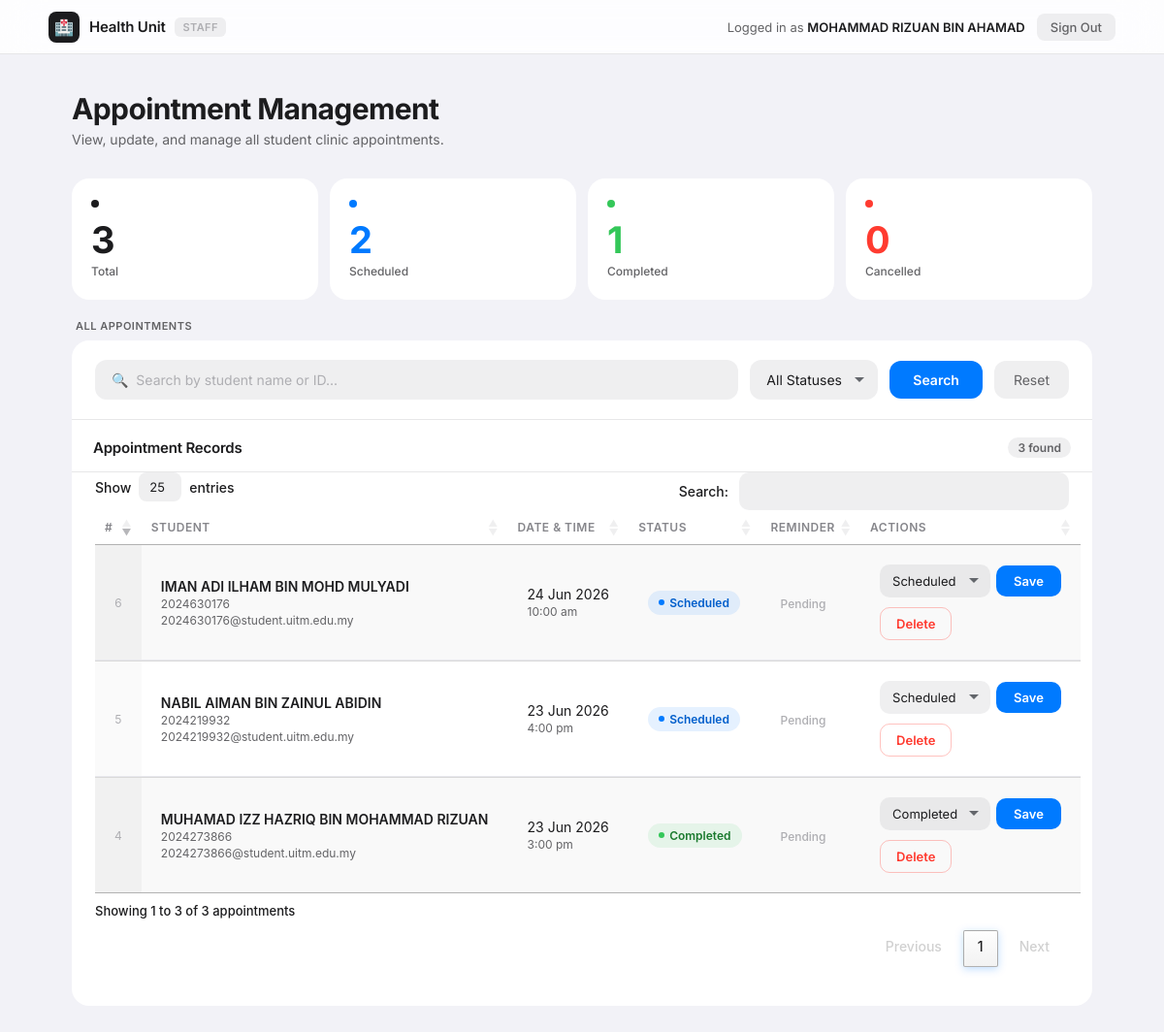
The page /staff/staff_dashboard.php (signed in) on the database its author committed.
### tables this page shows
CREATE TABLE `appointments` (
  `id` int(11) NOT NULL,
  `studentno` varchar(20) NOT NULL,
  `appointment_datetime` datetime NOT NULL,
  `status` varchar(20) DEFAULT 'Scheduled',
  `check_in` enum('coming','not_coming') DEFAULT NULL,
  `reminder_sent` tinyint(1) DEFAULT 0
);

CREATE TABLE `students` (
  `studentno` varchar(20) NOT NULL,
  `studentname` varchar(200) NOT NULL,
  `studenticno` varchar(20) DEFAULT NULL,
  `studentemail` varchar(100) DEFAULT NULL,
  `studentemailuitm` varchar(100) DEFAULT NULL,
  `password` varchar(255) DEFAULT NULL,
  `studentphoneno` varchar(100) DEFAULT NULL,
  `programcode` varchar(8) NOT NULL,
  `modeid` varchar(50) DEFAULT NULL,
  `semesterintake` varchar(200) DEFAULT NULL,
  `semestercompleted` varchar(200) DEFAULT NULL,
  `currentcgpa` decimal(4,2) DEFAULT NULL,
  `campuscode` varchar(10) NOT NULL,
  `studentstatus` varchar(10) DEFAULT NULL,
  `statusheacode` varchar(10) DEFAULT NULL,
  `created_at` timestamp NOT NULL DEFAULT current_timestamp() ON UPDATE current_timestamp(),
  `updated_at` timestamp NOT NULL DEFAULT current_timestamp(),
  `deleted_at` timestamp NULL DEFAULT NULL
);

### staff/staff_dashboard.php (the view, shortened to what this page needs)
<?php
require '../config/db.php';
$staff_name = $_SESSION['staff_name'];
$search        = isset($_GET['search'])        ? trim($_GET['search'])        : '';
$sql = "
    SELECT a.*, s.studentname, s.studentemailuitm
    FROM appointments a
    JOIN students s ON s.studentno = a.studentno
    WHERE 1=1
";
$sql .= " ORDER BY a.appointment_datetime DESC";
$stmt = $conn->prepare($sql);
$stmt->execute();
$result = $stmt->get_result();
$counts = ['Scheduled' => 0, 'Completed' => 0, 'Cancelled' => 0, 'Total' => 0];
$count_result = $conn->query("SELECT status, COUNT(*) as cnt FROM appointments GROUP BY status");
while ($row = $count_result->fetch_assoc()) {
    $counts[$row['status']] = $row['cnt'];
    $counts['Total'] += $row['cnt'];
}
?>
<!DOCTYPE html>
<html lang="en">
<head>
    <link rel="stylesheet" href="https://cdn.datatables.net/1.13.7/css/jquery.dataTables.min.css">
    <link rel="stylesheet" href="https://cdn.datatables.net/responsive/2.5.0/css/responsive.dataTables.min.css">
    <link rel="stylesheet" href="../assets/motion.css">
</head>
<body>
<nav class="navbar">
    <div class="navbar-inner">
        <div class="nav-brand">
            <div class="nav-icon">🏥</div>
            <span class="nav-title">Health Unit</span>
            <span class="nav-role">Staff</span>
        </div>
        <div class="nav-right">
            <span class="nav-greeting">Logged in as <strong><?= htmlspecialchars($staff_name) ?></strong></span>
            <a href="../auth/staff_logout.php" class="btn-logout" id="logout-btn">Sign Out</a>
        </div>
    </div>
</nav>
<div class="main">
    <div class="page-header motion-fade-up">
        <h1>Appointment Management</h1>
        <p>View, update, and manage all student clinic appointments.</p>
    </div>
    <div class="stats-row motion-reveal">
        <div class="stat-card total motion-lift">
            <div class="stat-dot"></div>
            <div class="stat-count motion-count"><?= $counts['Total'] ?></div>
            <div class="stat-label">Total</div>
        </div>
        <div class="stat-card scheduled motion-lift">
            <div class="stat-dot"></div>
            <div class="stat-count motion-count"><?= $counts['Scheduled'] ?></div>
            <div class="stat-label">Scheduled</div>
        </div>
        <div class="stat-card completed motion-lift">
            <div class="stat-dot"></div>
            <div class="stat-count motion-count"><?= $counts['Completed'] ?></div>
            <div class="stat-label">Completed</div>
        </div>
        <div class="stat-card cancelled motion-lift">
            <div class="stat-dot"></div>
            <div class="stat-count motion-count"><?= $counts['Cancelled'] ?></div>
            <div class="stat-label">Cancelled</div>
        </div>
    </div>
    <div class="section motion-reveal">
        <div class="section-label">All Appointments</div>
        <div class="card">
            <form method="GET" action="../staff/staff_dashboard.php">
                <div class="toolbar">
                    <input class="search-input" type="text" name="search"
                           placeholder="🔍  Search by student name or ID..."
                           value="<?= htmlspecialchars($search) ?>">
                    <select class="filter-select" name="filter_status">
                        <option value="">All Statuses</option>
                    </select>
                    <button type="submit" class="btn-search">Search</button>
                    <a href="../staff/staff_dashboard.php" class="btn-reset">Reset</a>
                </div>
            </form>
            <div class="table-header">
                <span class="table-title">Appointment Records</span>
                <span class="badge-count"><?= $result->num_rows ?> found</span>
            </div>
            <table id="appointmentsTable" class="display responsive nowrap">
                <thead>
                    <tr>
                        <th>#</th>
                        <th>Student</th>
                        <th>Date & Time</th>
                        <th>Status</th>
                        <th>Reminder</th>
                        <th>Actions</th>
                    </tr>
                </thead>
                <tbody>
                    <?php if ($result->num_rows > 0): ?>
                        <?php while ($row = $result->fetch_assoc()): ?>
                            <tr>
                                <td class="id-cell"><?= $row['id'] ?></td>
                                <td>
                                    <div class="student-name"><?= htmlspecialchars($row['studentname']) ?></div>
                                    <div class="student-sub"><?= htmlspecialchars($row['studentno']) ?></div>
                                    <div class="student-sub"><?= htmlspecialchars($row['studentemailuitm']) ?></div>
                                </td>
                                <td>
                                    <?php $dt = strtotime($row['appointment_datetime']); ?>
                                    <div><?= date('d M Y', $dt) ?></div>
                                    <div class="student-sub"><?= date('g:i a', $dt) ?></div>
                                </td>
                                <td>
                                    <?php $cls = strtolower($row['status']); ?>
                                    <span class="status-badge badge-<?= $cls ?>">
                                        <?= htmlspecialchars($row['status']) ?>
                                    </span>
                                </td>
                                <td>
                                    <?php if ($row['reminder_sent'] == 1): ?>
                                        <span class="reminder-sent">Email sent</span>
                                    <?php else: ?>
                                        <span class="reminder-pending">Pending</span>
                                    <?php endif; ?>
                                </td>
                                <td>
                                    <div class="action-row">
                                        <form method="POST" action="../staff/staff_dashboard.php<?= !empty($_SERVER['QUERY_STRING']) ? '?' . htmlspecialchars($_SERVER['QUERY_STRING']) : '' ?>" style="display:flex;gap:6px;align-items:center;">
                                            <select name="new_status" class="status-select">
                                                <option value="Scheduled" <?= $row['status'] === 'Scheduled' ? 'selected' : '' ?>>Scheduled</option>
                                                <option value="Completed" <?= $row['status'] === 'Completed' ? 'selected' : '' ?>>Completed</option>
                                            </select>
                                            <button type="submit" name="update_status" class="btn-update">Save</button>
                                        </form>
                                        <form method="POST" action="../staff/staff_dashboard.php<?= !empty($_SERVER['QUERY_STRING']) ? '?' . htmlspecialchars($_SERVER['QUERY_STRING']) : '' ?>"
                                              onsubmit="return confirm('Delete appointment #<?= $row['id'] ?> for <?= htmlspecialchars(addslashes($row['studentname'])) ?>? This cannot be undone.');">
                                            <button type="submit" name="delete_appt" class="btn-delete">Delete</button>
                                        </form>
                                    </div>
                                </td>
                            </tr>
                        <?php endwhile; ?>
                    <?php endif; ?>
                </tbody>
            </table>
        </div>
    </div>
</div>
</body>
</html>

### assets/css/motion.css (style rules this page uses)
.motion-fade-up { animation: motionFadeUp 0.5s cubic-bezier(0.22, 1, 0.36, 1) both; }
.motion-reveal { opacity: 0; transform: translateY(24px); transition: opacity 0.6s cubic-bezier(0.22, 1, 0.36, 1), transform 0.6s cubic-bezier(0.22, 1, 0.36, 1); will-change: opacity, transform; }
.motion-reveal.is-visible { opacity: 1; transform: translateY(0); }
.motion-lift { transition: transform 0.22s cubic-bezier(0.22, 1, 0.36, 1), box-shadow 0.22s cubic-bezier(0.22, 1, 0.36, 1); }
.motion-count { animation: motionCountUp 0.6s cubic-bezier(0.22, 1, 0.36, 1) both; }
html.motion-smooth { scroll-behavior: smooth; }

### rows shown on the page
appointments: id "6", students.studentname "IMAN ADI ILHAM BIN MOHD MULYADI", studentno "2024630176", students.studentemailuitm "2024630176@student.uitm.edu.my", appointment_datetime "24 Jun 2026", appointment_datetime "10:00 am", status "Scheduled", reminder_sent "Pending", new_status "Scheduled"
appointments: id "5", students.studentname "NABIL AIMAN BIN ZAINUL ABIDIN", studentno "2024219932", students.studentemailuitm "2024219932@student.uitm.edu.my", appointment_datetime "23 Jun 2026", appointment_datetime "4:00 pm", status "Scheduled", reminder_sent "Pending", new_status "Scheduled"
appointments: id "4", students.studentname "MUHAMAD IZZ HAZRIQ BIN MOHAMMAD RIZUAN", studentno "2024273866", students.studentemailuitm "2024273866@student.uitm.edu.my", appointment_datetime "23 Jun 2026", appointment_datetime "3:00 pm", status "Completed", reminder_sent "Pending", new_status "Completed"

### other values the page prints
$staff_name "MOHAMMAD RIZUAN BIN AHAMAD"
$counts['Total'] "3"
$counts['Scheduled'] "2"
$counts['Completed'] "1"
$counts['Cancelled'] "0"
$result->num_rows "3"
